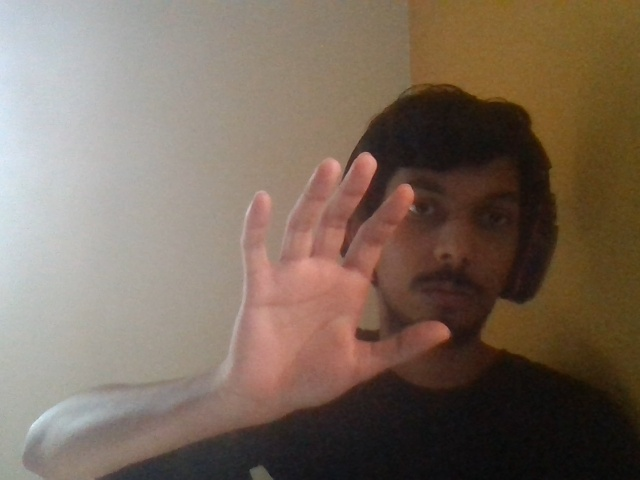
#> input picture fingers/image.jpg, 640 x 480 px, given in place of the camera
$ python backup.py
#> lines starting #> are read from the running program, lines starting #| are printed output that depends on the picture; after the words box and inside, x2 and y2 are one past the last pixel; in counts of white or black regions, pixels touching at a corner belong together
import cv2

def PrintEveryNthFrame(n,limit,msg):

    if n == limit:
        print(limit," frames have passed--->" + msg)
        n = 0
        return n
    else:
        n += 1
        return n


def SetThreshold(cap):
    # take a picture
    ret, frame = cap.read()
#> frame is the input picture: shape (480, 640, 3); mean B, G, R 92.6, 106.3, 122.7
     # Convert the frame to the HSV color space
    hsv = cv2.cvtColor(frame, cv2.COLOR_BGR2HSV)
#> hsv: shape (480, 640, 3); mean H, S, V 31.1, 79.3, 123.8
    # Threshold the HSV image to get only yellow colors
    mask = cv2.inRange(hsv, lower_yellow, upper_yellow)
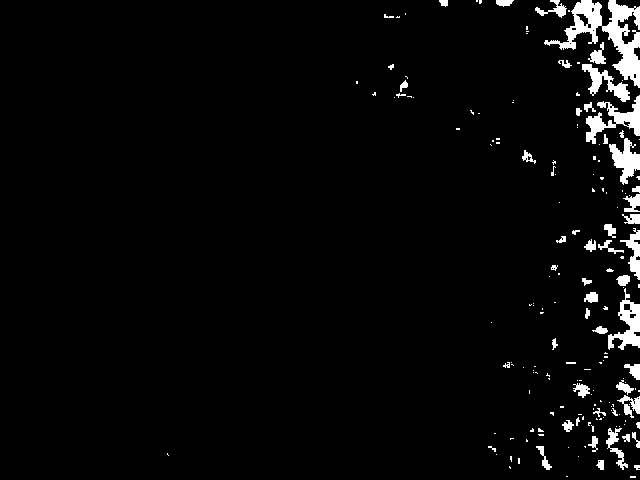
#> mask: shape (480, 640); 3.4% white; 175 white regions (119 under 20 px), largest, box (x1, y1, x2, y2) and area: (544, 0, 640, 88) 2712, (586, 95, 640, 144) 1002, (608, 288, 640, 350) 844
    # Bitwise-AND mask and original image
    res = cv2.bitwise_and(frame, frame, mask=mask)
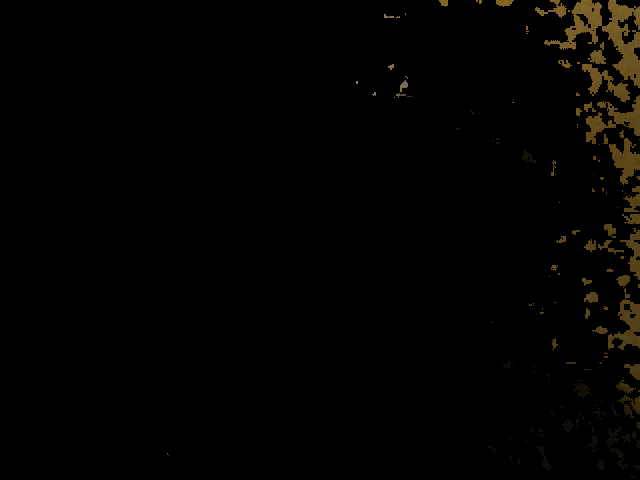
#> res: shape (480, 640, 3); mean B, G, R 1, 2.4, 3.1
    total_pixels = frame.shape[0] * frame.shape[1]
#> total_pixels = 307200
    # Get the number of yellow pixels
    yellow_pixels = cv2.countNonZero(mask)
#> yellow_pixels = 10582
    # Calculate the percentage of yellow pixels
    percentage_yellow = (yellow_pixels / total_pixels) * 100
#> percentage_yellow = 3.44
    return percentage_yellow * 0.7 , percentage_yellow * 0.5
# Create a VideoCapture object to access the webcam
cap = cv2.VideoCapture(0)

# Set the frame width and height
cap.set(3, 640)
cap.set(4, 480)
# day
# lower_yellow = (4, 80, 100)
# upper_yellow = (55, 250, 180)

# night
lower_yellow = (20, 80, 4)
upper_yellow = (80, 232, 255)
n = 0
m = 0
prevPercentage = 0
upper_yellow_threshold,lower_yellow_threshold = SetThreshold(cap)
#> upper_yellow_threshold = 2.41; lower_yellow_threshold = 1.72

while True:
    # Read a frame from the webcam
    ret, frame = cap.read()

    # Convert the frame to the HSV color space
    hsv = cv2.cvtColor(frame, cv2.COLOR_BGR2HSV)
    # Threshold the HSV image to get only yellow colors
    mask = cv2.inRange(hsv, lower_yellow, upper_yellow)
    # Bitwise-AND mask and original image
    res = cv2.bitwise_and(frame, frame, mask=mask)


    # Get the total number of pixels in the image
    total_pixels = frame.shape[0] * frame.shape[1]
#> total_pixels = 307200
    # Get the number of yellow pixels
    yellow_pixels = cv2.countNonZero(mask)
#> yellow_pixels = 10582
    # Calculate the percentage of yellow pixels
    percentage_yellow = (yellow_pixels / total_pixels) * 100
#> percentage_yellow = 3.44

    # Check if the percentage of yellow pixels is greater than or equal to a threshold
    if percentage_yellow >= upper_yellow_threshold:
        cv2.putText(res, "Guitar UNStrummed!", (10, 30),
                    cv2.FONT_HERSHEY_SIMPLEX, 0.5, (0, 255, 0), 2)
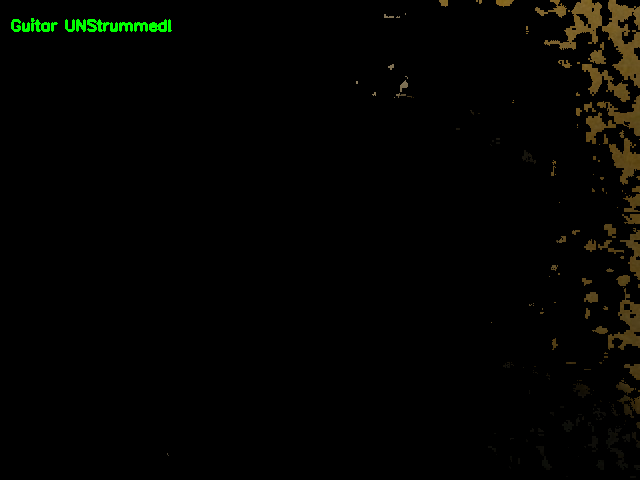
#> res: shape (480, 640, 3); 0.36% of pixels changed, all inside (x1, y1, x2, y2) = (11, 18, 172, 32)
        cv2.imshow("Yellow Color Detection", res)

        if prevPercentage < upper_yellow_threshold:
            print("---Guitar UNStrummed")
        # n = PrintEveryNthFrame(n,30,"Yellow color detected!")
        prevPercentage = percentage_yellow
#> prevPercentage = 3.44
    else:
        if percentage_yellow > lower_yellow_threshold:
            cv2.putText(frame, "Guitar Strummed!", (10, 30),
                    cv2.FONT_HERSHEY_SIMPLEX, 0.5, (0, 0, 0), 2)
        else:
            cv2.putText(frame, "No Guitar Detected", (10, 30),
                        cv2.FONT_HERSHEY_SIMPLEX, 0.5, (0, 0, 255), 2)
        cv2.imshow("Yellow Color Detection", frame)
        if prevPercentage >= upper_yellow_threshold:
            print("Guitar Strummed" + str(percentage_yellow))

        prevPercentage = percentage_yellow


    # Exit the loop if the 'q' key is pressed
    if cv2.waitKey(1) & 0xFF == ord('q'):
#> (key q is pressed here)
        break

# Release the VideoCapture object
cap.release()

# Close all windows
cv2.destroyAllWindows()
